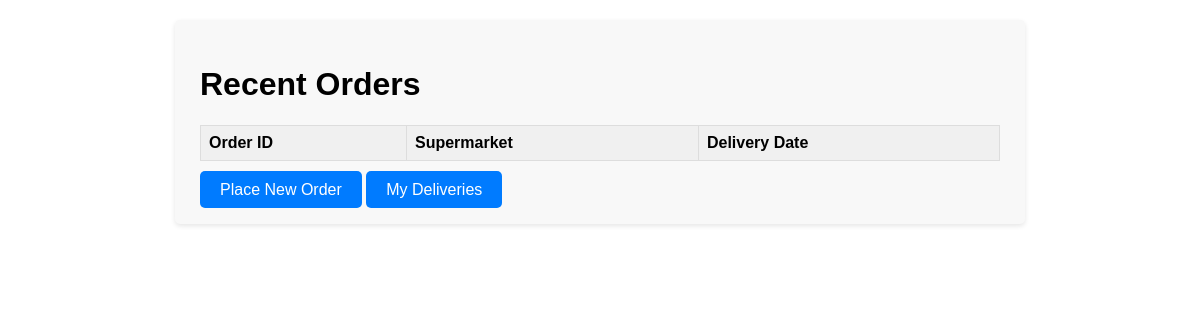
The app's page /, older data.
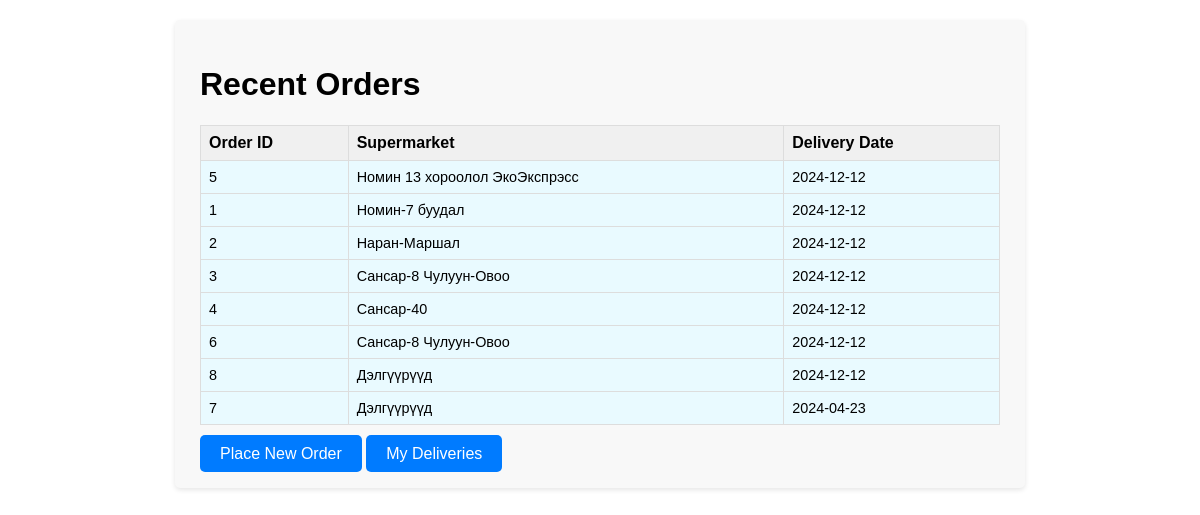
The same page, newer data.
### tables this page shows
CREATE TABLE "orders" (
	"order_id"	INTEGER,
	"supermarket_id"	INTEGER,
	"order_date"	DATETIME,
	"order_status"	TEXT,
	"delivery_date"	DATETIME,
	"delivery_status"	TEXT,
	"delivery_details"	TEXT,
	"items"	TEXT,
	FOREIGN KEY("supermarket_id") REFERENCES "supermarkets"("supermarket_id"),
	PRIMARY KEY("order_id" AUTOINCREMENT)
);

CREATE TABLE "supermarkets" (
	"supermarket_id"	INTEGER,
	"name"	TEXT,
	"address"	TEXT,
	"id"	INTEGER,
	PRIMARY KEY("supermarket_id" AUTOINCREMENT)
);

### app.py (the view)
@app.route('/')
def index():
    orders = get_recent_orders()
    return render_template('index.html', orders=orders)

### app.py (called while the page is built)
def get_recent_orders():
    db_path = os.path.abspath('logistics.db')
    print('Database path:', db_path)  # Check the path
    with sqlite3.connect(db_path) as conn:
        cursor = conn.cursor()
        query = "SELECT order_id, supermarkets.name, delivery_date FROM orders JOIN supermarkets ON orders.supermarket_id = supermarkets.supermarket_id ORDER BY order_date DESC LIMIT 10"
        print('Executing query:', query)  # Show the query
        cursor.execute(query)
        recent_orders = cursor.fetchall()
        print('Orders fetched:', recent_orders)  # Did you get results?
    return recent_orders

### templates/index.html (shortened to what this page needs)
<!DOCTYPE html>
<html>
<head>
    <link rel="stylesheet" href="{{ url_for('static', filename='main.css') }}">
<body>
    <div class="content-container">
        <h1>Recent Orders</h1>
    <div class="table-container">
        <table id="orders-table">
            <thead>
                <tr>
                    <th>Order ID</th>
                    <th>Supermarket</th>
                    <th>Delivery Date</th>
                </tr>
            </thead>
            <tbody>
                {% for order in orders %}
                <tr>
                    <td>{{ order[0] }}</td>
                    <td>{{ order[1] }}</td>
                    <td>{{ order[2] }}</td>
                </tr>
                {% endfor %}
            </tbody>
        </table>
    </div>
    <a href="{{ url_for('new_order') }}" class="button-link">Place New Order</a>
    <a href="{{ url_for('view_deliveries') }}" class="button-link">My Deliveries</a>
    </div>
</body>
</html>

### templates/static/main.css (style rules this page uses)
body { font-family: Arial, sans-serif; font-size: 16px; }
.content-container { max-width: 800px; margin: 20px auto; padding: 25px; background-color: #f8f8f8; border-radius: 5px; box-shadow: 0 2px 5px rgba(0,0,0, 0.1); }
tbody tr { background-color: rgb(255, 255, 255); }
.button-link { background-color: #007bff; color: white; padding: 10px 20px; text-decoration: none; border: none; border-radius: 5px; cursor: pointer; transition: background-color 0.3s ease; }
table { margin: 20px auto; width: 100%; border-collapse: collapse; background-color: #f0f0f0; }
table td { font-size: 0.9em; }
td, th { border: 1px solid #ddd; padding: 5px; text-align: left; }
#orders-table { margin: 20px auto; width: 100%; border-collapse: collapse; background-color: #f0f0f0; }
#orders-table td, #orders-table th { border: 1px solid #ddd; padding: 8px; }
#orders-table tbody tr { background-color: rgb(233, 250, 255); }

Row changes from the older to the newer data that the page shows:
added orders: order_id "5", name "Номин 13 хороолол ЭкоЭкспрэсс", delivery_date "2024-12-12"
added orders: order_id "1", name "Номин-7 буудал", delivery_date "2024-12-12"
added orders: order_id "2", name "Наран-Маршал", delivery_date "2024-12-12"
added orders: order_id "3", name "Сансар-8 Чулуун-Овоо", delivery_date "2024-12-12"
added orders: order_id "4", name "Сансар-40", delivery_date "2024-12-12"
added orders: order_id "6", name "Сансар-8 Чулуун-Овоо", delivery_date "2024-12-12"
added orders: order_id "8", name "Дэлгүүрүүд", delivery_date "2024-12-12"
added orders: order_id "7", name "Дэлгүүрүүд", delivery_date "2024-04-23"
